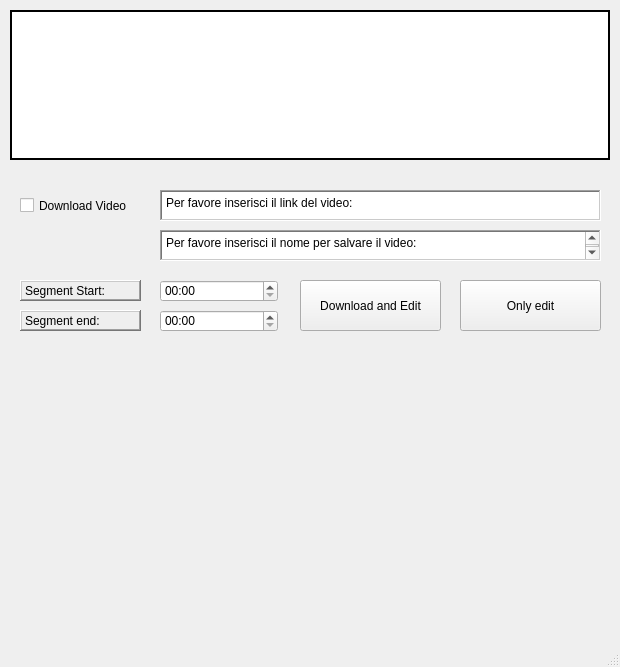
<?xml version="1.0" encoding="UTF-8"?>
<ui version="4.0">
 <class>MainWindow</class>
 <widget class="QMainWindow" name="MainWindow">
  <property name="geometry">
   <rect>
    <x>0</x>
    <y>0</y>
    <width>620</width>
    <height>667</height>
   </rect>
  </property>
  <property name="windowTitle">
   <string>MainWindow</string>
  </property>
  <widget class="QWidget" name="centralwidget">
   <widget class="QCheckBox" name="checkbox_download">
    <property name="geometry">
     <rect>
      <x>20</x>
      <y>190</y>
      <width>121</width>
      <height>31</height>
     </rect>
    </property>
    <property name="text">
     <string>Download Video</string>
    </property>
    <property name="allow_download" stdset="0">
     <bool>false</bool>
    </property>
   </widget>
   <widget class="QPushButton" name="pushButton_download_edit">
    <property name="geometry">
     <rect>
      <x>300</x>
      <y>280</y>
      <width>141</width>
      <height>51</height>
     </rect>
    </property>
    <property name="text">
     <string>Download and Edit</string>
    </property>
    <property name="start_download" stdset="0">
     <bool>false</bool>
    </property>
   </widget>
   <widget class="QGraphicsView" name="Python_View">
    <property name="geometry">
     <rect>
      <x>10</x>
      <y>10</y>
      <width>600</width>
      <height>150</height>
     </rect>
    </property>
   </widget>
   <widget class="QTextEdit" name="input_insert_url">
    <property name="geometry">
     <rect>
      <x>160</x>
      <y>190</y>
      <width>441</width>
      <height>31</height>
     </rect>
    </property>
    <property name="frameShape">
     <enum>QFrame::WinPanel</enum>
    </property>
    <property name="html">
     <string>&lt;!DOCTYPE HTML PUBLIC &quot;-//W3C//DTD HTML 4.0//EN&quot; &quot;http://www.w3.org/TR/REC-html40/strict.dtd&quot;&gt;
&lt;html&gt;&lt;head&gt;&lt;meta name=&quot;qrichtext&quot; content=&quot;1&quot; /&gt;&lt;meta charset=&quot;utf-8&quot; /&gt;&lt;style type=&quot;text/css&quot;&gt;
p, li { white-space: pre-wrap; }
hr { height: 1px; border-width: 0; }
li.unchecked::marker { content: &quot;\2610&quot;; }
li.checked::marker { content: &quot;\2612&quot;; }
&lt;/style&gt;&lt;/head&gt;&lt;body style=&quot; font-family:'Segoe UI'; font-size:9pt; font-weight:400; font-style:normal;&quot;&gt;
&lt;p style=&quot; margin-top:0px; margin-bottom:0px; margin-left:0px; margin-right:0px; -qt-block-indent:0; text-indent:0px;&quot;&gt;Per favore inserisci il link del video:&lt;/p&gt;&lt;/body&gt;&lt;/html&gt;</string>
    </property>
    <property name="video_url" stdset="0">
     <string/>
    </property>
   </widget>
   <widget class="QLabel" name="Image_Python">
    <property name="geometry">
     <rect>
      <x>10</x>
      <y>10</y>
      <width>600</width>
      <height>150</height>
     </rect>
    </property>
    <property name="sizePolicy">
     <sizepolicy hsizetype="Maximum" vsizetype="Minimum">
      <horstretch>60</horstretch>
      <verstretch>150</verstretch>
     </sizepolicy>
    </property>
    <property name="maximumSize">
     <size>
      <width>600</width>
      <height>150</height>
     </size>
    </property>
    <property name="styleSheet">
     <string notr="true">
image: url(:/Window_files/Python.png);</string>
    </property>
    <property name="frameShape">
     <enum>QFrame::WinPanel</enum>
    </property>
    <property name="text">
     <string/>
    </property>
    <property name="alignment">
     <set>Qt::AlignBottom|Qt::AlignJustify</set>
    </property>
   </widget>
   <widget class="QLabel" name="Image_Objetivismo">
    <property name="geometry">
     <rect>
      <x>10</x>
      <y>479</y>
      <width>600</width>
      <height>150</height>
     </rect>
    </property>
    <property name="sizePolicy">
     <sizepolicy hsizetype="Maximum" vsizetype="Minimum">
      <horstretch>60</horstretch>
      <verstretch>150</verstretch>
     </sizepolicy>
    </property>
    <property name="maximumSize">
     <size>
      <width>600</width>
      <height>150</height>
     </size>
    </property>
    <property name="styleSheet">
     <string notr="true">
image: url(:/Window_files/Qt.png);</string>
    </property>
    <property name="frameShape">
     <enum>QFrame::NoFrame</enum>
    </property>
    <property name="text">
     <string/>
    </property>
    <property name="alignment">
     <set>Qt::AlignBottom|Qt::AlignJustify</set>
    </property>
   </widget>
   <widget class="QTimeEdit" name="input_insert_start_time">
    <property name="geometry">
     <rect>
      <x>160</x>
      <y>280</y>
      <width>118</width>
      <height>22</height>
     </rect>
    </property>
    <property name="displayFormat">
     <string>mm:ss</string>
    </property>
   </widget>
   <widget class="QTimeEdit" name="input_insert_end_time">
    <property name="geometry">
     <rect>
      <x>160</x>
      <y>310</y>
      <width>118</width>
      <height>22</height>
     </rect>
    </property>
    <property name="displayFormat">
     <string>mm:ss</string>
    </property>
   </widget>
   <widget class="QPushButton" name="pushButton_edit_segment">
    <property name="geometry">
     <rect>
      <x>460</x>
      <y>280</y>
      <width>141</width>
      <height>51</height>
     </rect>
    </property>
    <property name="text">
     <string>Only edit</string>
    </property>
    <property name="start_editing" stdset="0">
     <bool>false</bool>
    </property>
   </widget>
   <widget class="QLabel" name="text_end_time">
    <property name="geometry">
     <rect>
      <x>20</x>
      <y>310</y>
      <width>121</width>
      <height>21</height>
     </rect>
    </property>
    <property name="frameShape">
     <enum>QFrame::WinPanel</enum>
    </property>
    <property name="frameShadow">
     <enum>QFrame::Raised</enum>
    </property>
    <property name="text">
     <string>Segment end:</string>
    </property>
   </widget>
   <widget class="QLabel" name="text_start_time">
    <property name="geometry">
     <rect>
      <x>20</x>
      <y>280</y>
      <width>121</width>
      <height>21</height>
     </rect>
    </property>
    <property name="frameShape">
     <enum>QFrame::WinPanel</enum>
    </property>
    <property name="frameShadow">
     <enum>QFrame::Raised</enum>
    </property>
    <property name="text">
     <string>Segment Start:</string>
    </property>
   </widget>
   <widget class="QTextEdit" name="input_video_filename">
    <property name="geometry">
     <rect>
      <x>160</x>
      <y>230</y>
      <width>441</width>
      <height>31</height>
     </rect>
    </property>
    <property name="frameShape">
     <enum>QFrame::WinPanel</enum>
    </property>
    <property name="html">
     <string>&lt;!DOCTYPE HTML PUBLIC &quot;-//W3C//DTD HTML 4.0//EN&quot; &quot;http://www.w3.org/TR/REC-html40/strict.dtd&quot;&gt;
&lt;html&gt;&lt;head&gt;&lt;meta name=&quot;qrichtext&quot; content=&quot;1&quot; /&gt;&lt;meta charset=&quot;utf-8&quot; /&gt;&lt;style type=&quot;text/css&quot;&gt;
p, li { white-space: pre-wrap; }
hr { height: 1px; border-width: 0; }
li.unchecked::marker { content: &quot;\2610&quot;; }
li.checked::marker { content: &quot;\2612&quot;; }
&lt;/style&gt;&lt;/head&gt;&lt;body style=&quot; font-family:'Segoe UI'; font-size:9pt; font-weight:400; font-style:normal;&quot;&gt;
&lt;p style=&quot; margin-top:0px; margin-bottom:0px; margin-left:0px; margin-right:0px; -qt-block-indent:0; text-indent:0px;&quot;&gt;Per favore inserisci il nome per salvare il video:&lt;/p&gt;
&lt;p style=&quot;-qt-paragraph-type:empty; margin-top:0px; margin-bottom:0px; margin-left:0px; margin-right:0px; -qt-block-indent:0; text-indent:0px;&quot;&gt;&lt;br /&gt;&lt;/p&gt;&lt;/body&gt;&lt;/html&gt;</string>
    </property>
    <property name="video_filename" stdset="0">
     <string/>
    </property>
   </widget>
  </widget>
  <widget class="QMenuBar" name="menubar">
   <property name="geometry">
    <rect>
     <x>0</x>
     <y>0</y>
     <width>620</width>
     <height>22</height>
    </rect>
   </property>
  </widget>
  <widget class="QStatusBar" name="statusbar"/>
 </widget>
 <resources>
  <include location="Python_image.qrc"/>
 </resources>
 <connections/>
</ui>
